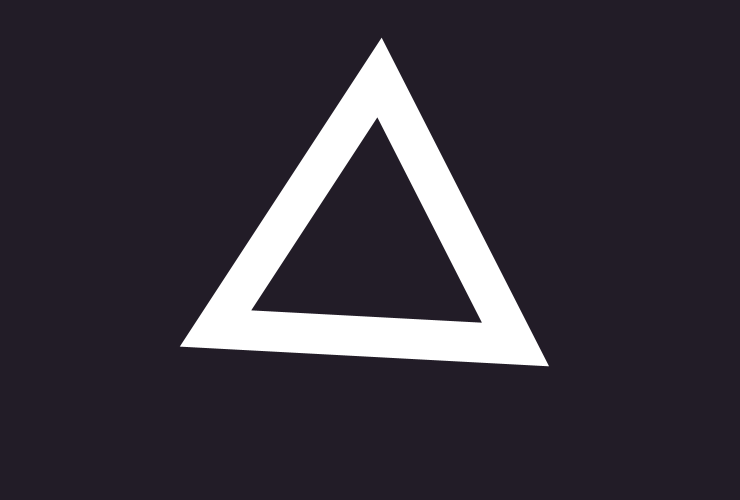
Frame 1 (no input)
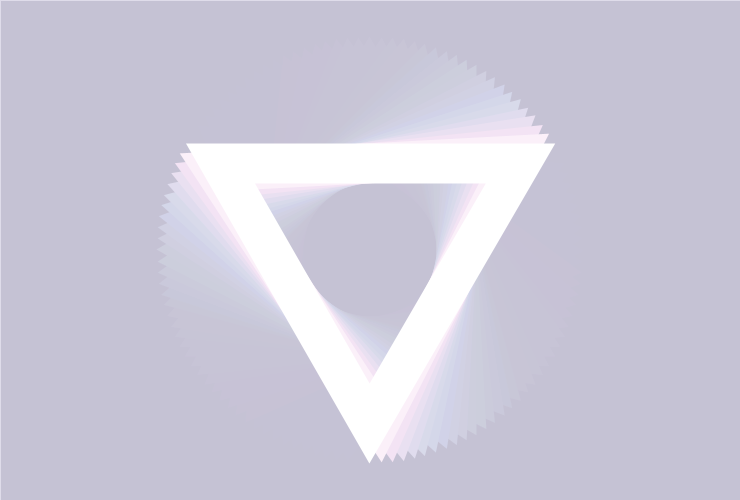
Frame 60 (the mouse pressed at the canvas centre just before this capture)
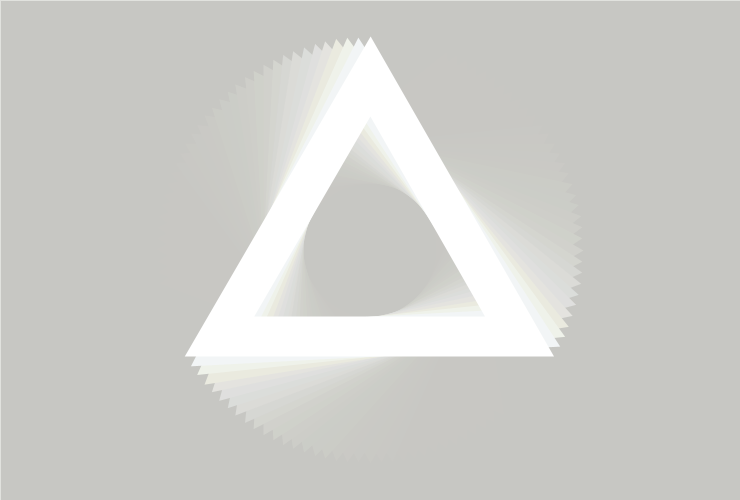
Frame 120 (the mouse held since frame 60 and released just before this capture)

The Processing sketch that drew these frames (run headless with seeded random() and noise(); from frame 60 on, the mouse is pressed at the canvas centre):

// Processing sketch: tri_mono
// ── tri_mono.pde
float len = 300;
float s = 1.7320568;
float c = 2;
float ax = 0;
float ay = -((len/c)*s*2)/3;
float bx = len/2;
float by = (len/c)*s/3;
float cx = -len/2;
float cy = (len/c)*s/3;
int z =0;
float r,g,b;

void setup(){
  
  //100:148=500:740
  size(740,500);
  background(0);
  noStroke();
}
void draw(){
  r=random(150,255);
  g=random(150,255);
  b=random(150,255);
  fill(r,g,b,40);
  strokeWeight(0);
  rect(0,0,width,height);
  translate(width/2,height/2);
  if(z < 120){
    z++;
  }else{
    z=0;
    a++;
    save("tri"+a+".jpg");
  }
  rotate((PI/60)*z);
  noFill();
  stroke(255);
  strokeWeight(40);
  triangle(ax,ay,bx,by,cx,cy);
}
int a = 0;
void keyPressed(){
  if(key == 's'){
    a++;
    save("tri"+a+".jpg");
  }
}
